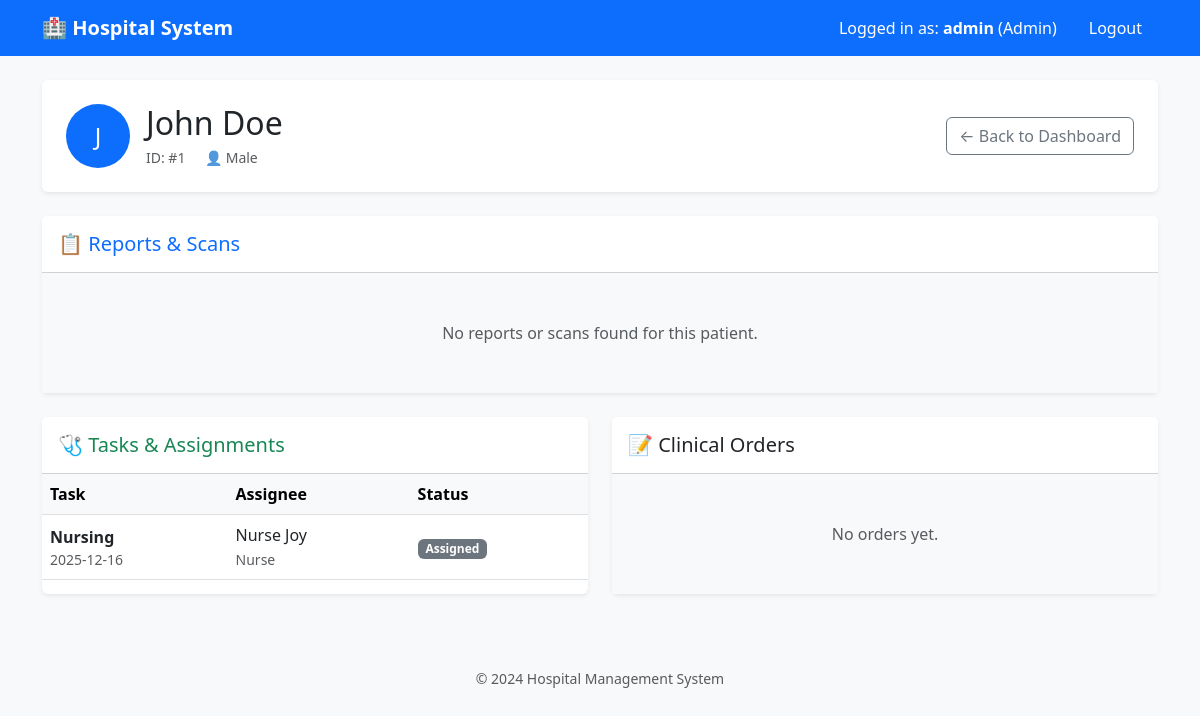
Page /doctor/patient/1 (signed in) on the earlier database version.
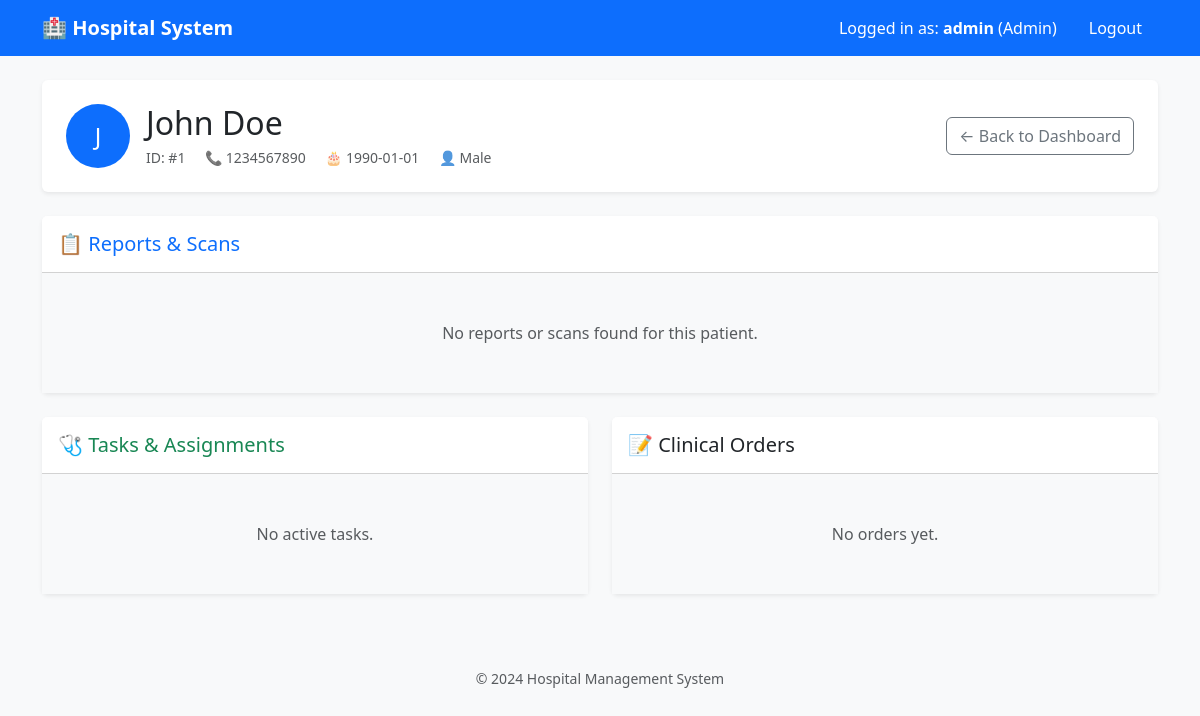
Same page on the later database version.
### tables this page shows
CREATE TABLE assignments (
  id INTEGER PRIMARY KEY AUTOINCREMENT,
  patient_id INTEGER NOT NULL,
  doctor_id INTEGER NOT NULL,
  assignee_staff_id INTEGER NOT NULL, -- staff.id (nurse / radiologist)
  task_type TEXT NOT NULL,            -- CT Scan / X-Ray / Nursing Care / ECG / etc.
  notes TEXT,
  status TEXT NOT NULL DEFAULT 'Assigned', -- Assigned | In Progress | Completed
  created_at TEXT NOT NULL DEFAULT (datetime('now')),
  FOREIGN KEY(patient_id) REFERENCES patients(id) ON DELETE CASCADE,
  FOREIGN KEY(doctor_id) REFERENCES staff(id) ON DELETE CASCADE,
  FOREIGN KEY(assignee_staff_id) REFERENCES staff(id) ON DELETE CASCADE
);

CREATE TABLE staff (
  id INTEGER PRIMARY KEY AUTOINCREMENT,
  name TEXT NOT NULL,
  role TEXT NOT NULL,                -- admin | doctor | nurse | radiologist
  category TEXT,                     -- specialty / department (e.g., Cardiologist, ICU Nurse, CT Radiology)
  username TEXT NOT NULL UNIQUE,
  password_hash TEXT NOT NULL,
  phone TEXT,
  is_available INTEGER NOT NULL DEFAULT 1,
  created_at TEXT NOT NULL DEFAULT (datetime('now'))
);

CREATE TABLE patients (
  id INTEGER PRIMARY KEY AUTOINCREMENT,
  name TEXT NOT NULL,
  username TEXT NOT NULL UNIQUE,
  password_hash TEXT NOT NULL,
  phone TEXT,
  dob TEXT,
  gender TEXT,
  created_at TEXT NOT NULL DEFAULT (datetime('now'))
);

### app.py (the view)
@app.get("/doctor/patient/<int:patient_id>")
def doctor_view_patient(patient_id):
    r = require_staff_role("doctor")
    if r: return r
    conn = db()
    patient = conn.execute("SELECT * FROM patients WHERE id=?", (patient_id,)).fetchone()
    if not patient:
        conn.close()
        flash("Patient not found")
        return redirect(url_for("doctor_dashboard"))
    orders = conn.execute("""
        SELECT o.*, d.name AS doctor_name
        FROM orders o
        JOIN staff d ON d.id=o.doctor_id
        WHERE o.patient_id=?
        ORDER BY o.id DESC
        LIMIT 300
    """, (patient_id,)).fetchall()
    assignments = conn.execute("""
        SELECT a.*, d.name AS doctor_name, s.name AS assignee_name, s.role AS assignee_role
        FROM assignments a
        JOIN staff d ON d.id=a.doctor_id
        JOIN staff s ON s.id=a.assignee_staff_id
        WHERE a.patient_id=?
        ORDER BY a.id DESC
        LIMIT 300
    """, (patient_id,)).fetchall()
    reports = conn.execute("""
        SELECT r.*, s.name AS staff_name, s.role AS staff_role
        FROM reports r
        JOIN staff s ON s.id=r.created_by_staff_id
        WHERE r.patient_id=?
        ORDER BY r.id DESC
        LIMIT 300
    """, (patient_id,)).fetchall()
    conn.close()
    return render_template(
        "patient_history.html",
        title="Patient History",
        patient=patient,
        orders=orders,
        assignments=assignments,
        reports=reports,
    )

### app.py (called while the page is built)
def db():
    conn = sqlite3.connect(DB_PATH)
    conn.row_factory = sqlite3.Row
    conn.execute("PRAGMA foreign_keys = ON;")
    return conn

def require_staff_role(role: str):
    if session.get("role") != role:
        if session.get("role") == "admin":
            return None # Admins can access staff routes
        return redirect(url_for("home"))
    return None

### templates/patient_history.html (shortened to what the changed rows need)
{% extends "base.html" %}
{% block content %}
<div class="card mb-4 border-0 shadow-sm">
    <div class="card-body p-4">
        <div class="d-flex align-items-center justify-content-between">
            <div class="d-flex align-items-center">
                <div class="bg-primary text-white rounded-circle d-flex align-items-center justify-content-center me-3" style="width: 64px; height: 64px; font-size: 24px;">
                    {{ patient.name[0] | upper }}
                </div>
                <div>
                    <h2 class="mb-1">{{ patient.name }}</h2>
                    <div class="text-muted small">
                        <span class="me-3">ID: #{{ patient.id }}</span>
                        {% if patient.phone %}<span class="me-3">📞 {{ patient.phone }}</span>{% endif %}
                        {% if patient.dob %}<span class="me-3">🎂 {{ patient.dob }}</span>{% endif %}
                        {% if patient.gender %}<span class="me-3">👤 {{ patient.gender }}</span>{% endif %}
                    </div>
                </div>
            </div>
        </div>
    </div>
</div>
<div class="row g-4">
    <div class="col-md-6">
        <div class="card shadow-sm h-100">
            <div class="card-body p-0">
                {% if assignments %}
                <div class="table-responsive">
                    <table class="table table-hover align-middle mb-0">
                        <thead class="table-light"><tr><th>Task</th><th>Assignee</th><th>Status</th></tr></thead>
                        <tbody>
                            {% for a in assignments %}
                            <tr>
                                <td>
                                    <div class="fw-bold">{{ a.task_type }}</div>
                                    <div class="text-muted small">{{ a.created_at.split(' ')[0] }}</div>
                                </td>
                                <td>{{ a.assignee_name }}<br><span class="text-muted small">{{ a.assignee_role|capitalize }}</span></td>
                                <td>
                                    <span class="badge bg-{{ 'success' if a.status == 'Completed' else 'warning' if a.status == 'In Progress' else 'secondary' }}">
                                        {{ a.status }}
                                    </span>
                                </td>
                            </tr>
                            {% endfor %}
                        </tbody>
                    </table>
                </div>
                {% else %}
                    <div class="text-center py-5 text-muted bg-light">No active tasks.</div>
                {% endif %}
            </div>
        </div>
    </div>
</div>
{% endblock %}

Differences in the rows shown:
removed assignments: task_type "Nursing", created_at "2025-12-16", assignee_name "Nurse Joy", assignee_role "Nurse", status "Assigned"
changed patients "John Doe": phone (not shown) → "1234567890"; dob (not shown) → "1990-01-01"
Other differences:
text no longer shown: "Task Assignee Status"
text now shown: "📞 🎂 No active tasks."
